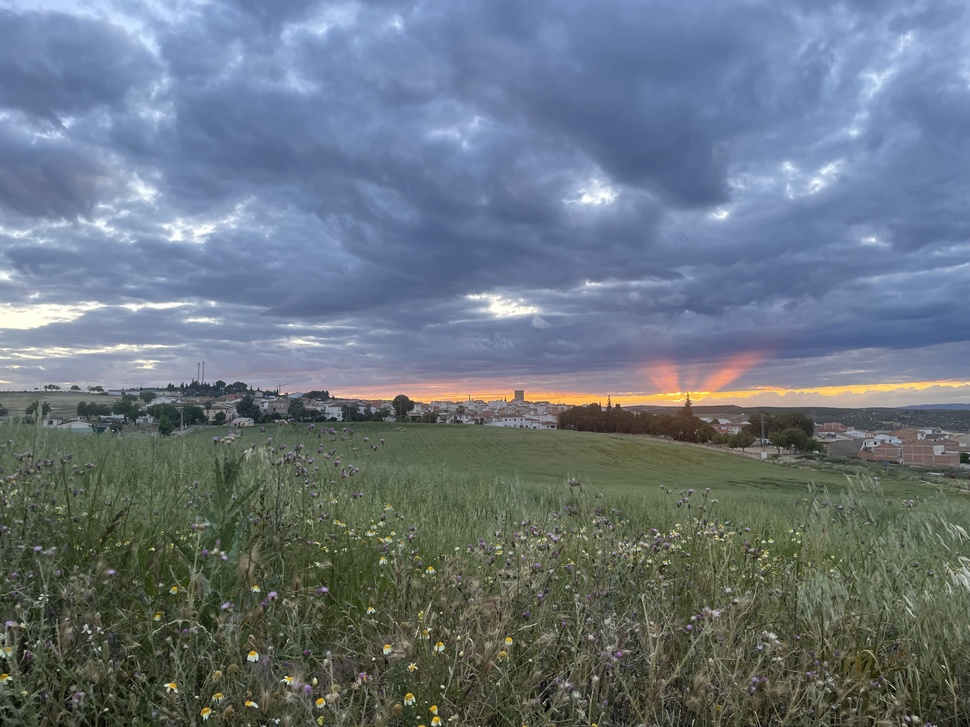
#> input picture ejercicioscapitulo7/imagen.jpg, 970 x 727 px, shrunk from 4032 x 3024 before the run
$ python reflejarimagen.py
#> lines starting #> are read from the running program, lines starting #| are printed output that depends on the picture
#reflejarimagen.py
import cv2
import matplotlib.pyplot as plt

img = cv2.imread('imagen.jpg')
#> img is the input picture: shape (727, 970, 3); mean B, G, R 127.4, 117, 105.8

img_reflejada_h = cv2.flip(img, 1)
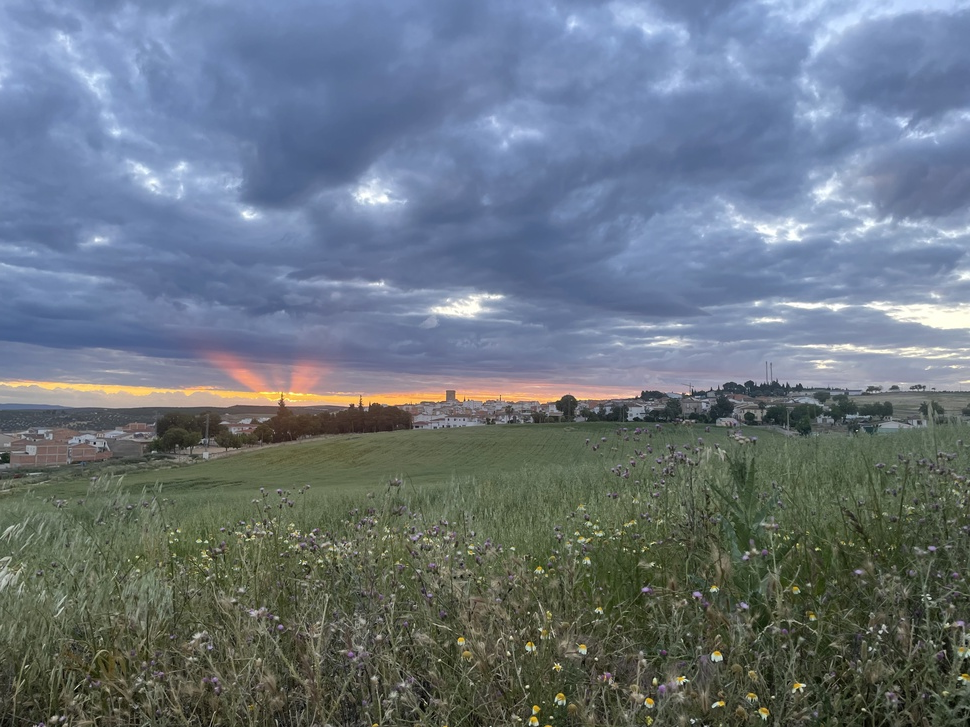
#> img_reflejada_h: shape (727, 970, 3); mean B, G, R 127.4, 117, 105.8
img_reflejada_v = cv2.flip(img, 0)
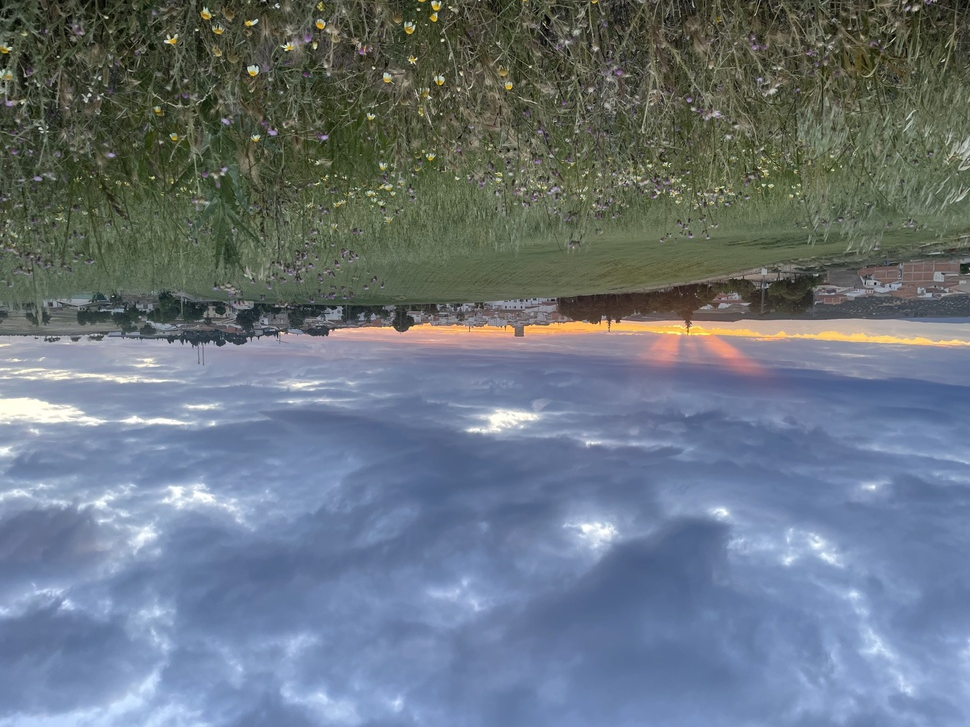
#> img_reflejada_v: shape (727, 970, 3); mean B, G, R 127.4, 117, 105.8

fig, (ax1, ax2, ax3) = plt.subplots(1, 3, figsize=(18, 6))

ax1.imshow(cv2.cvtColor(img, cv2.COLOR_BGR2RGB))
ax1.set_title('Original')
ax1.axis('off')

ax2.imshow(cv2.cvtColor(img_reflejada_h, cv2.COLOR_BGR2RGB))
ax2.set_title('Horizontal (flipCode=1)')
ax2.axis('off')

ax3.imshow(cv2.cvtColor(img_reflejada_v, cv2.COLOR_BGR2RGB))
ax3.set_title('Vertical (flipCode=0)')
ax3.axis('off')

plt.tight_layout()
plt.show()
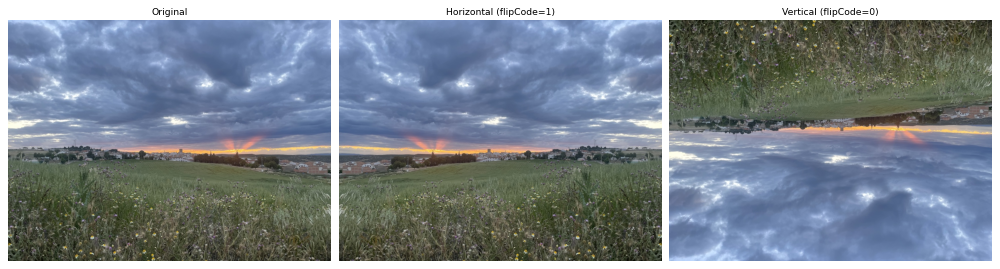
#> figure drawn by matplotlib, 3 panels
